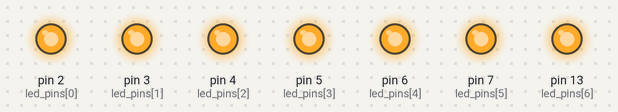
A sketch run on a simulated Arduino Uno, built with avr-gcc and run on an emulated ATmega328P. On the bench: output pins drawn as LEDs (lit = HIGH).

Above: at 0.5 s.
At 3.5 s:
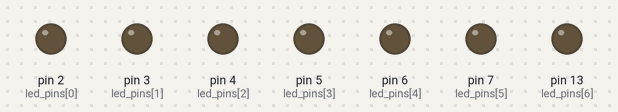
Timing chart, 0 to 4.6 s (numbered marks = the images above):
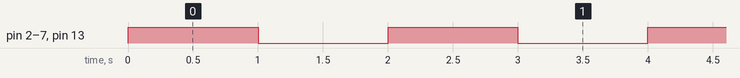

Measured:
- by itself, pin 2 (led_pins[0]), pin 3 (led_pins[1]), pin 4 (led_pins[2]), pin 5 (led_pins[3]), pin 6 (led_pins[4]), pin 7 (led_pins[5]), pin 13 (led_pins[6]): alternates HIGH for 1.0 s and LOW for 1.0 s

The sketch:

led_array.ino
```cpp
/* test code for fet/transistor switch */

#include "math.h"

//USER CONSTANTS

int led_pins[] = {
  2, 3, 4, 5, 6, 7, 13
};
int pin_count = 7;
//DYNAMIC VARIABLES

int hightime = 1000; // time in milliseconds
int lowtime = 1000; //time in milliseconds

unsigned long starttime = 0; //initialize for clock checks

void setup() {

  for (int cnt = 0; cnt < pin_count; cnt++) {
    pinMode(led_pins[cnt], OUTPUT);
    digitalWrite(led_pins[cnt],HIGH);
  }

}

void loop() {

  for (int cnt = 0; cnt < pin_count; cnt++) {
    digitalWrite(led_pins[cnt],HIGH);
  }

  starttime=millis();
  while (millis()-starttime<hightime);

  for (int cnt = 0; cnt < pin_count; cnt++) {
      digitalWrite(led_pins[cnt],LOW);
  };

  starttime=millis();
  while(millis()-starttime<lowtime);

}
```
